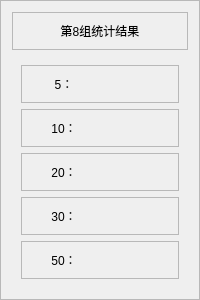
       <widget class="QFrame" name="frame_65">
        <property name="frameShape">
         <enum>QFrame::StyledPanel</enum>
        </property>
        <property name="frameShadow">
         <enum>QFrame::Raised</enum>
        </property>
        <layout class="QGridLayout" name="gridLayout_80">
         <item row="0" column="0">
          <widget class="QFrame" name="frame16">
           <property name="maximumSize">
            <size>
             <width>16777215</width>
             <height>50</height>
            </size>
           </property>
           <property name="frameShape">
            <enum>QFrame::StyledPanel</enum>
           </property>
           <property name="frameShadow">
            <enum>QFrame::Raised</enum>
           </property>
           <layout class="QGridLayout" name="gridLayout_72">
            <item row="0" column="0">
             <widget class="QLabel" name="label_102">
              <property name="text">
               <string>第8组统计结果</string>
              </property>
              <property name="alignment">
               <set>Qt::AlignCenter</set>
              </property>
             </widget>
            </item>
           </layout>
          </widget>
         </item>
         <item row="1" column="0">
          <widget class="QWidget" name="widget_10" native="true">
           <layout class="QGridLayout" name="gridLayout_73">
            <item row="0" column="0">
             <widget class="QFrame" name="frame_67">
              <property name="frameShape">
               <enum>QFrame::StyledPanel</enum>
              </property>
              <property name="frameShadow">
               <enum>QFrame::Raised</enum>
              </property>
              <layout class="QGridLayout" name="gridLayout_74">
               <item row="0" column="0">
                <widget class="QLabel" name="label_103">
                 <property name="layoutDirection">
                  <enum>Qt::LeftToRight</enum>
                 </property>
                 <property name="text">
                  <string>5：</string>
                 </property>
                 <property name="alignment">
                  <set>Qt::AlignCenter</set>
                 </property>
                </widget>
               </item>
               <item row="0" column="1">
                <widget class="QLabel" name="label8_1">
                 <property name="text">
                  <string/>
                 </property>
                 <property name="alignment">
                  <set>Qt::AlignCenter</set>
                 </property>
                </widget>
               </item>
              </layout>
             </widget>
            </item>
            <item row="1" column="0">
             <widget class="QFrame" name="frame_68">
              <property name="frameShape">
               <enum>QFrame::StyledPanel</enum>
              </property>
              <property name="frameShadow">
               <enum>QFrame::Raised</enum>
              </property>
              <layout class="QGridLayout" name="gridLayout_75">
               <item row="0" column="0">
                <widget class="QLabel" name="label_105">
                 <property name="text">
                  <string>10：</string>
                 </property>
                 <property name="alignment">
                  <set>Qt::AlignCenter</set>
                 </property>
                </widget>
               </item>
               <item row="0" column="1">
                <widget class="QLabel" name="label8_2">
                 <property name="text">
                  <string/>
                 </property>
                 <property name="alignment">
                  <set>Qt::AlignCenter</set>
                 </property>
                </widget>
               </item>
              </layout>
             </widget>
            </item>
            <item row="2" column="0">
             <widget class="QFrame" name="frame_69">
              <property name="frameShape">
               <enum>QFrame::StyledPanel</enum>
              </property>
              <property name="frameShadow">
               <enum>QFrame::Raised</enum>
              </property>
              <layout class="QGridLayout" name="gridLayout_76">
               <item row="0" column="0">
                <widget class="QLabel" name="label_107">
                 <property name="text">
                  <string>20：</string>
                 </property>
                 <property name="alignment">
                  <set>Qt::AlignCenter</set>
                 </property>
                </widget>
               </item>
               <item row="0" column="1">
                <widget class="QLabel" name="label8_3">
                 <property name="text">
                  <string/>
                 </property>
                 <property name="alignment">
                  <set>Qt::AlignCenter</set>
                 </property>
                </widget>
               </item>
              </layout>
             </widget>
            </item>
            <item row="3" column="0">
             <widget class="QFrame" name="frame_70">
              <property name="frameShape">
               <enum>QFrame::StyledPanel</enum>
              </property>
              <property name="frameShadow">
               <enum>QFrame::Raised</enum>
              </property>
              <layout class="QGridLayout" name="gridLayout_77">
               <item row="0" column="0">
                <widget class="QLabel" name="label_109">
                 <property name="text">
                  <string>30：</string>
                 </property>
                 <property name="alignment">
                  <set>Qt::AlignCenter</set>
                 </property>
                </widget>
               </item>
               <item row="0" column="1">
                <widget class="QLabel" name="label8_4">
                 <property name="text">
                  <string/>
                 </property>
                 <property name="alignment">
                  <set>Qt::AlignCenter</set>
                 </property>
                </widget>
               </item>
              </layout>
             </widget>
            </item>
            <item row="4" column="0">
             <widget class="QFrame" name="frame_71">
              <property name="frameShape">
               <enum>QFrame::StyledPanel</enum>
              </property>
              <property name="frameShadow">
               <enum>QFrame::Raised</enum>
              </property>
              <layout class="QGridLayout" name="gridLayout_78">
               <item row="0" column="0">
                <widget class="QLabel" name="label_111">
                 <property name="text">
                  <string>50：</string>
                 </property>
                 <property name="alignment">
                  <set>Qt::AlignCenter</set>
                 </property>
                </widget>
               </item>
               <item row="0" column="1">
                <widget class="QLabel" name="label8_5">
                 <property name="text">
                  <string/>
                 </property>
                 <property name="alignment">
                  <set>Qt::AlignCenter</set>
                 </property>
                </widget>
               </item>
              </layout>
             </widget>
            </item>
           </layout>
          </widget>
         </item>
        </layout>
       </widget>
